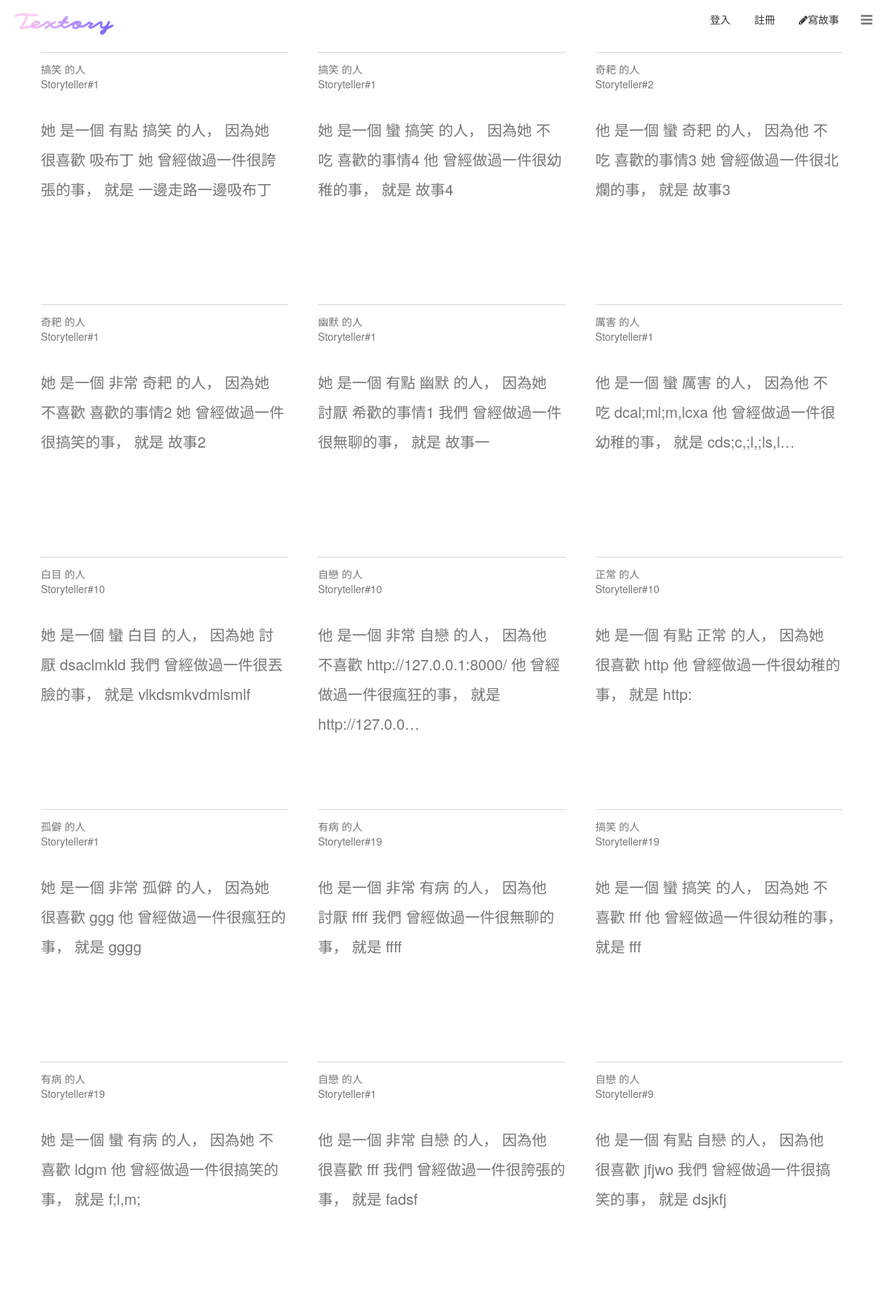
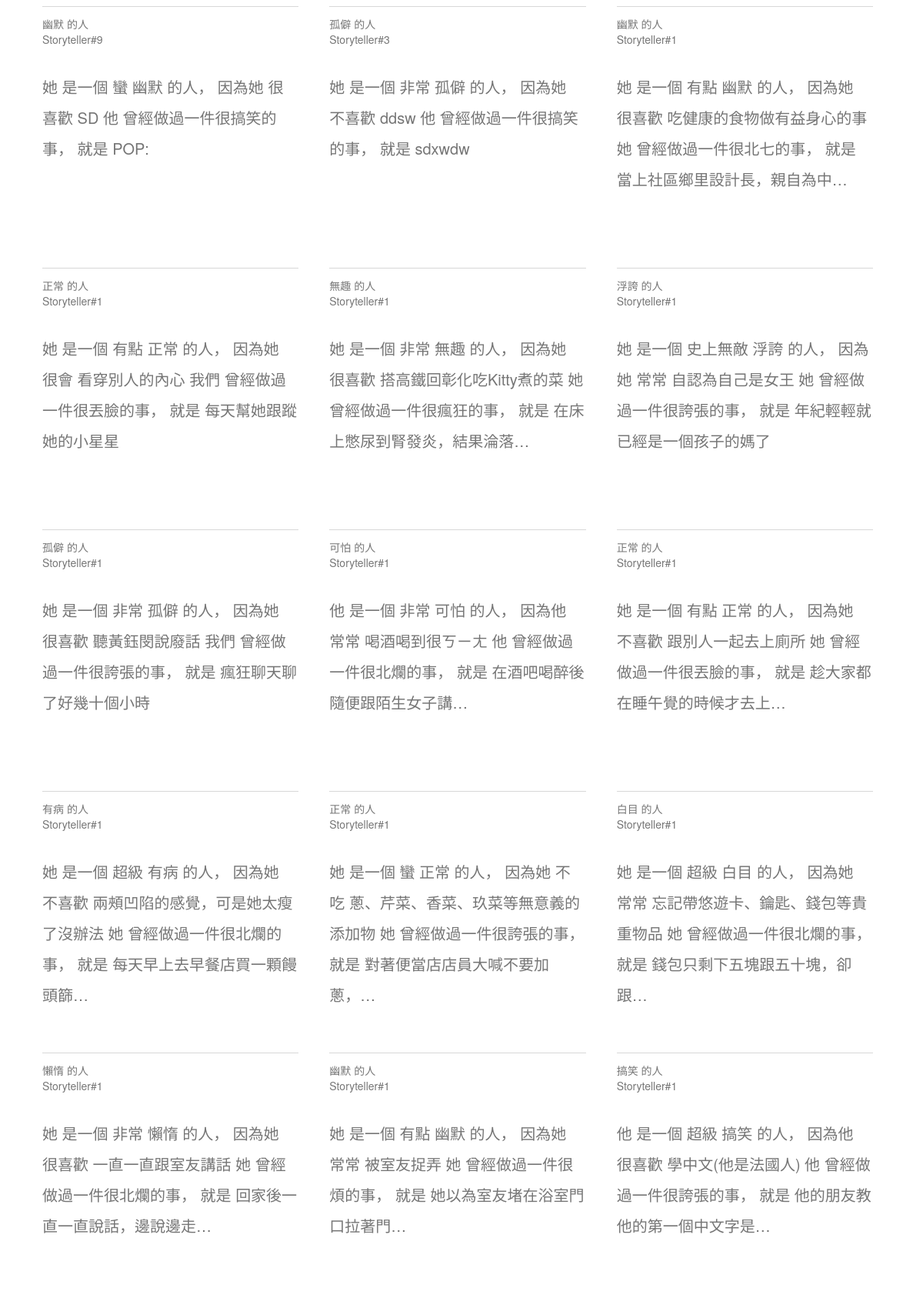
Screenshot of /stories/ (upper part) with the database file from the repository (2 pictures, top to bottom).
### story/models.py (models this page shows, shortened)
class Story(models.Model):
    author = models.ForeignKey(StoryAuthor, related_name='storys',null=True)
    category = models.ForeignKey(Category,null=True)
    adjective_t = models.ForeignKey(ThingAdjective,null=True)
    likes = models.PositiveIntegerField(default=0)
    users_like = models.ManyToManyField(settings.AUTH_USER_MODEL,
                                        related_name='story_liked',
                                        blank=True)
    sb_thing = models.CharField(max_length=50,null=True)
    sb_story = models.CharField(max_length=150,null=True)
    sb_name = models.CharField(max_length=30,null=True)
    SB_GENDER = (
        ('他','他'),
        ('她','她'),
        ('它','它'),
    )
    sb_gender = models.CharField(max_length = 100,null=True,choices = SB_GENDER, )
    SB_ADV = (
        ('有點','有點'),
        ('非常','非常'),
        ('蠻','蠻'),
        ('超級','超級'),
        ('史上無敵','史上無敵'),
    )
    sb_adv = models.CharField(max_length = 100,null=True,choices = SB_ADV)
    SB_ADJ = (
        ('humor','humor'),
        ('奇怪','奇怪'),
        ('白目','白目'),
        ('白痴','白痴'),
        ('有病','有病'),
        ('自戀','自戀'),
        ('搞笑','搞笑'),
        ('孤僻','孤僻'),
        ('嚴肅','嚴肅'),
        ('無趣','無趣'),
        ('奇耙','奇耙'),
        ('可怕','可怕'),
        ('笨蛋','笨蛋'),
        ('健忘','健忘'),
        ('厲害','厲害'),
        ('正常','正常'),
        ('懶惰','懶惰'),
    )
    sb_adj = models.CharField(max_length = 100,null=True,choices = SB_ADJ)
    SB_ABOUT = (
        ('很喜歡','很喜歡'),
        ('不喜歡','不喜歡'),
        ('不吃','不吃'),
        ('討厭','討厭'),
        ('怕','怕'),
        ('常常','常常'),
        ('很會','很會'),
        ('曾經','曾經'),
    )
    sb_about = models.CharField(max_length = 100,null=True,choices = SB_ABOUT)
    WHO = (
        ('我們','我們'),
        ('他','他'),
        ('她','她'),
        ('它','它'),
    )
    who = models.CharField(max_length = 100,null=True,choices = WHO)
    STH_ADJ = (
        ('扯','扯'),
        ('蠢','蠢'),
        ('煩','煩'),
        ('北七','北七'),
        ('北爛','北爛'),
        ('誇張','誇張'),
        ('有趣','有趣'),
        ('好笑','好笑'),
        ('丟臉','丟臉'),
        ('瘋狂','瘋狂'),
        ('誇張','誇張'),
        ('無聊','無聊'),
        ('幼稚','幼稚'),
        ('難忘','難忘'),
        ('開心','開心'),
    )
    sth_adj = models.CharField(max_length = 100,null=True,choices = STH_ADJ)
    ITJCTS = (
        ('哎','哎'),
        ('哈哈','哈哈'),
        ('呵呵','呵呵'),
        ('顆顆','顆顆'),
        ('嘿丟','嘿丟'),
    )
    itjcts = models.CharField(max_length = 100,null=True,choices = ITJCTS)
    MARK = (
        ('~','~'),
        ('!','!'),
        ('!!!','!!!'),
        ('XD','XD'),
        ('>///<','>///<'),
        ('^^','^^'),
        (':)',':)'),
        ('。','。'),
    )
    mark = models.CharField(max_length = 100,null=True,choices = MARK)
    created_date = models.DateTimeField(
            default=timezone.now)
    published_date = models.DateTimeField(
            blank=True, null=True)

class Category(models.Model):
    name = models.CharField(max_length=100)
    def __str__(self):
        return self.name

class StoryAuthor(models.Model):
    user = models.ForeignKey(settings.AUTH_USER_MODEL, on_delete=models.SET_NULL, null=True)

class ThingAdjective(models.Model):
    name = models.CharField(max_length=100)
    def __str__(self):
        return self.name

### story/views.py (the view)
# urls.py: url(r'^stories/$', views.story_list, name='story_list'),
def story_list(request):
    storys = Story.objects.filter(created_date__lte=timezone.now()).order_by('created_date')
    return render(request, 'story/story_list.html', {'storys':storys})

### story/templates/story/story_list.html (shortened to what this page needs)
<!DOCTYPE html>
{% load staticfiles %}
<html>
<head>
<link rel="stylesheet" href="{% static 'css/jquery.mCustomScrollbar.min.css' %}">
<link rel="stylesheet" href="{% static 'css/custom.css' %}">
<link href="https://cdn.bootcss.com/font-awesome/4.7.0/css/font-awesome.min.css" rel="stylesheet">
  <link rel="stylesheet" href="//maxcdn.bootstrapcdn.com/bootstrap/3.2.0/css/bootstrap.min.css">
  <link rel="stylesheet" href="//maxcdn.bootstrapcdn.com/bootstrap/3.2.0/css/bootstrap-theme.min.css">
  <link rel="stylesheet" href="https://maxcdn.bootstrapcdn.com/bootstrap/3.3.7/css/bootstrap.min.css">
</head>
<body>
  <div class="page-wrapper">
            <nav id="sidebar" class="sidebar-wrapper">
              <div class="sidebar-content">
                <a href="#" id="toggle-sidebar"><i class="fa fa-bars"></i></a>
                </div>
            </nav>
            <main class="page-content">
              <div id="header">
                <a href="/" class="header-nav-logo"><img src="{% static 'img/textory_logo.png' %}"></a>
                <nav class="header-nav">
                <ul class="header-nav-list">
                {% if user.is_authenticated %}
                  <li><a class="button_blank button nav-btn" href="{% url 'account:logout' %}">登出</a></li>
                  <li><a class="button" href="{% url 'story_new' %}"><i class="fa fa-pencil" aria-hidden="true"></i>寫故事</a></li>
                {% else %}
                  <li><a class="button_blank button nav-btn" href="{% url 'account:login' %}">登入</a></li>
                  <li><a class="button_blank button nav-btn" href="{% url 'account:register' %}">註冊</a></li>
                  <li><a class="button anchor" href="{% url 'story_new' %}"><i class="fa fa-pencil" aria-hidden="true"></i>寫故事</a><p class="message">登入後才可寫故事！</p></li>
                {% endif %}
                </ul>
              </nav>
              </div>
              <div class="grid-list-tiles" style="margin-top:50px;">
                {% for story in storys %}
                <li class="grid-list-tile col-md-4 col-lg-4" style="list-style-type:none;">
                <a href="{% url 'story_detail' pk=story.pk %}">
                  <div class="about_page__tweet">
                    <h1 class="fonts-module-title">{{ story.category }} 的人</h1>
                    <h2 class="fonts-module-subtitle">Storyteller#{{ story.author.user.id }}</h2>
                    <div class="font-preview-controls-container"></div>
                    <p class="font-preview-text">
                    {{ story.sb_gender }} 是一個 {{ story.sb_adv }} {{ story.category }} 的人，
                    因為{{ story.sb_gender }} {{ story.sb_about }} {{ story.sb_thing }}
                    {{ story.who }} 曾經做過一件很{{ story.adjective_t }}的事，
                    就是 {{ story.sb_story|truncatechars:15 }}
                    <br>
                    </p>
                  </div>
                </a>
                </li>
                {% endfor %}
              </div>
            </main>
        </div>
</body>
</html>

### static/css/custom.css (style rules this page uses)
.sidebar-wrapper, .sidebar-wrapper .sidebar-dropdown > a:after, .sidebar-wrapper ul li a i, .page-wrapper .page-content { -webkit-transition: all 0.3s; -moz-transition: all 0.3s; -o-transition: all 0.3s; -ms-transition: all 0.3s; transition: all 0.3s; }
.page-wrapper { height: 100vh; }
.sidebar-wrapper { width: 300px; background: #fff; height: 100%; max-height: 100%; position: fixed; top: 0; right: -300px; z-index: 10000; }
.sidebar-wrapper a { text-decoration: none; }
.sidebar-content { max-height: calc(100% - 30px); height: calc(100% - 30px); overflow-y: scroll; position: relative; }
.sidebar-content.desktop { overflow-y: hidden; }
.page-wrapper .page-content { display: inline-block; width: 100%; padding-left: 0px; }
.page-wrapper .page-content > div { padding: 20px 40px; }
.page-wrapper .page-content { overflow-x: hidden; }
#toggle-sidebar { position: fixed; top: 13px; right: 25px; color: rgba(0, 0, 0, 0.54); font-size: 18px; }
#header { width: 100%; height: 60px; position: fixed; z-index:9000; overflow: auto; background: #fff; transition: all 0.5s linear; padding: 0; }
.header-nav-logo { position: relative; top: 2px; left: 20px; z-index: 10000; font-size: 35px; background:-webkit-linear-gradient(#a18cd1, #fbc2eb); -webkit-background-clip: text; -webkit-text-fill-color: transparent; }
.header-nav { position: relative; top: -34px; text-align: right; }
.header-nav-list { display: inline-flex; margin-right: 70px; list-style-type: none; }
.header-nav-list li { margin-left: 32px; }

### story/templates/story/story_list.html (style rules this page uses)
#header { width: 100%; height: 60px; position: fixed; z-index:9000; overflow: auto; background: #fff; transition: all 0.5s linear; padding: 0; }
.header-nav-logo { position: relative; top: 2px; left: 20px; z-index: 10000; font-size: 35px; background:-webkit-linear-gradient(#a18cd1, #fbc2eb); -webkit-background-clip: text; -webkit-text-fill-color: transparent; }
.header-nav { position: relative; top: -34px; text-align: right; }
.header-nav-list { display: inline-flex; margin-right: 70px; list-style-type: none; }
.header-nav-list li { margin-left: 32px; }
.about_page__tweet { border-top: 1px solid #d8d8d8; height: 330px; margin: 0 10px 10px 0; display: inline-block; vertical-align: top; overflow: hidden; cursor: pointer; }
.fonts-module-title { margin-top: 12px; margin-bottom: 0px; font-size: 14px; font-weight: 500; line-height: 20px; color: rgba(0,0,0,0.54); }
.fonts-module-subtitle { font-size: 14px; font-weight: 500; line-height: 20px; margin-top: 0px; margin-bottom: 4px; color: rgba(0,0,0,0.54); }
.font-preview-controls-container { height: 28px; position: relative; z-index: 1; }
.font-preview-text { font-size: 20px; font-style: normal; font-weight: 100; line-height: 2; color: #0000008a; }
a { color: inherit; }

### rows the page displays
Story: category "搞笑", author.user.id "1", sb_gender "她", sb_adv "有點", sb_about "很喜歡", sb_thing "吸布丁", who "她", adjective_t "誇張", sb_story "一邊走路一邊吸布丁"
Story: category "搞笑", author.user.id "1", sb_gender "她", sb_adv "蠻", sb_about "不吃", sb_thing "喜歡的事情4", who "他", adjective_t "幼稚", sb_story "故事4"
Story: category "奇耙", author.user.id "2", sb_gender "他", sb_adv "蠻", sb_about "不吃", sb_thing "喜歡的事情3", who "她", adjective_t "北爛", sb_story "故事3"
Story: category "奇耙", author.user.id "1", sb_gender "她", sb_adv "非常", sb_about "不喜歡", sb_thing "喜歡的事情2", who "她", adjective_t "搞笑", sb_story "故事2"
Story: category "幽默", author.user.id "1", sb_gender "她", sb_adv "有點", sb_about "討厭", sb_thing "希歡的事情1", who "我們", adjective_t "無聊", sb_story "故事一"
Story: category "厲害", author.user.id "1", sb_gender "他", sb_adv "蠻", sb_about "不吃", sb_thing "dcal;ml;m,lcxa", who "他", adjective_t "幼稚", sb_story "cds;c,;l,;ls,l…"
Story: category "白目", author.user.id "10", sb_gender "她", sb_adv "蠻", sb_about "討厭", sb_thing "dsaclmkld", who "我們", adjective_t "丟臉", sb_story "vlkdsmkvdmlsmlf"
Story: category "自戀", author.user.id "10", sb_gender "他", sb_adv "非常", sb_about "不喜歡", sb_thing "http://127.0.0.1:8000/", who "他", adjective_t "瘋狂", sb_story "http://127.0.0…"
Story: category "正常", author.user.id "10", sb_gender "她", sb_adv "有點", sb_about "很喜歡", sb_thing "http", who "他", adjective_t "幼稚", sb_story "http:"
Story: category "孤僻", author.user.id "1", sb_gender "她", sb_adv "非常", sb_about "很喜歡", sb_thing "ggg", who "他", adjective_t "瘋狂", sb_story "gggg"
Story: category "有病", author.user.id "19", sb_gender "他", sb_adv "非常", sb_about "討厭", sb_thing "ffff", who "我們", adjective_t "無聊", sb_story "ffff"
Story: category "搞笑", author.user.id "19", sb_gender "她", sb_adv "蠻", sb_about "不喜歡", sb_thing "fff", who "他", adjective_t "幼稚", sb_story "fff"
Story: category "有病", author.user.id "19", sb_gender "她", sb_adv "蠻", sb_about "不喜歡", sb_thing "ldgm", who "他", adjective_t "搞笑", sb_story "f;l,m;"
Story: category "自戀", author.user.id "1", sb_gender "他", sb_adv "非常", sb_about "很喜歡", sb_thing "fff", who "我們", adjective_t "誇張", sb_story "fadsf"
Story: category "自戀", author.user.id "9", sb_gender "他", sb_adv "有點", sb_about "很喜歡", sb_thing "jfjwo", who "我們", adjective_t "搞笑", sb_story "dsjkfj"
Story: category "幽默", author.user.id "9", sb_gender "她", sb_adv "蠻", sb_about "很喜歡", sb_thing "SD", who "他", adjective_t "搞笑", sb_story "POP:"
Story: category "孤僻", author.user.id "3", sb_gender "她", sb_adv "非常", sb_about "不喜歡", sb_thing "ddsw", who "他", adjective_t "搞笑", sb_story "sdxwdw"
Story: category "幽默", author.user.id "1", sb_gender "她", sb_adv "有點", sb_about "很喜歡", sb_thing "吃健康的食物做有益身心的事", who "她", adjective_t "北七", sb_story "當上社區鄉里設計長，親自為中…"
Story: category "正常", author.user.id "1", sb_gender "她", sb_adv "有點", sb_about "很會", sb_thing "看穿別人的內心", who "我們", adjective_t "丟臉", sb_story "每天幫她跟蹤她的小星星"
Story: category "無趣", author.user.id "1", sb_gender "她", sb_adv "非常", sb_about "很喜歡", sb_thing "搭高鐵回彰化吃Kitty煮的菜", who "她", adjective_t "瘋狂", sb_story "在床上憋尿到腎發炎，結果淪落…"
Story: category "浮誇", author.user.id "1", sb_gender "她", sb_adv "史上無敵", sb_about "常常", sb_thing "自認為自己是女王", who "她", adjective_t "誇張", sb_story "年紀輕輕就已經是一個孩子的媽了"
Story: category "孤僻", author.user.id "1", sb_gender "她", sb_adv "非常", sb_about "很喜歡", sb_thing "聽黃鈺閔說廢話", who "我們", adjective_t "誇張", sb_story "瘋狂聊天聊了好幾十個小時"
Story: category "可怕", author.user.id "1", sb_gender "他", sb_adv "非常", sb_about "常常", sb_thing "喝酒喝到很ㄎㄧㄤ", who "他", adjective_t "北爛", sb_story "在酒吧喝醉後隨便跟陌生女子講…"
Story: category "正常", author.user.id "1", sb_gender "她", sb_adv "有點", sb_about "不喜歡", sb_thing "跟別人一起去上廁所", who "她", adjective_t "丟臉", sb_story "趁大家都在睡午覺的時候才去上…"
Story: category "有病", author.user.id "1", sb_gender "她", sb_adv "超級", sb_about "不喜歡", sb_thing "兩頰凹陷的感覺，可是她太瘦了沒辦法", who "她", adjective_t "北爛", sb_story "每天早上去早餐店買一顆饅頭篩…"
Story: category "正常", author.user.id "1", sb_gender "她", sb_adv "蠻", sb_about "不吃", sb_thing "蔥、芹菜、香菜、玖菜等無意義的添加物", who "她", adjective_t "誇張", sb_story "對著便當店店員大喊不要加蔥，…"
Story: category "白目", author.user.id "1", sb_gender "她", sb_adv "超級", sb_about "常常", sb_thing "忘記帶悠遊卡、鑰匙、錢包等貴重物品", who "她", adjective_t "北爛", sb_story "錢包只剩下五塊跟五十塊，卻跟…"
Story: category "懶惰", author.user.id "1", sb_gender "她", sb_adv "非常", sb_about "很喜歡", sb_thing "一直一直跟室友講話", who "她", adjective_t "北爛", sb_story "回家後一直一直說話，邊說邊走…"
Story: category "幽默", author.user.id "1", sb_gender "她", sb_adv "有點", sb_about "常常", sb_thing "被室友捉弄", who "她", adjective_t "煩", sb_story "她以為室友堵在浴室門口拉著門…"
Story: category "搞笑", author.user.id "1", sb_gender "他", sb_adv "超級", sb_about "很喜歡", sb_thing "學中文(他是法國人)", who "他", adjective_t "誇張", sb_story "他的朋友教他的第一個中文字是…"
